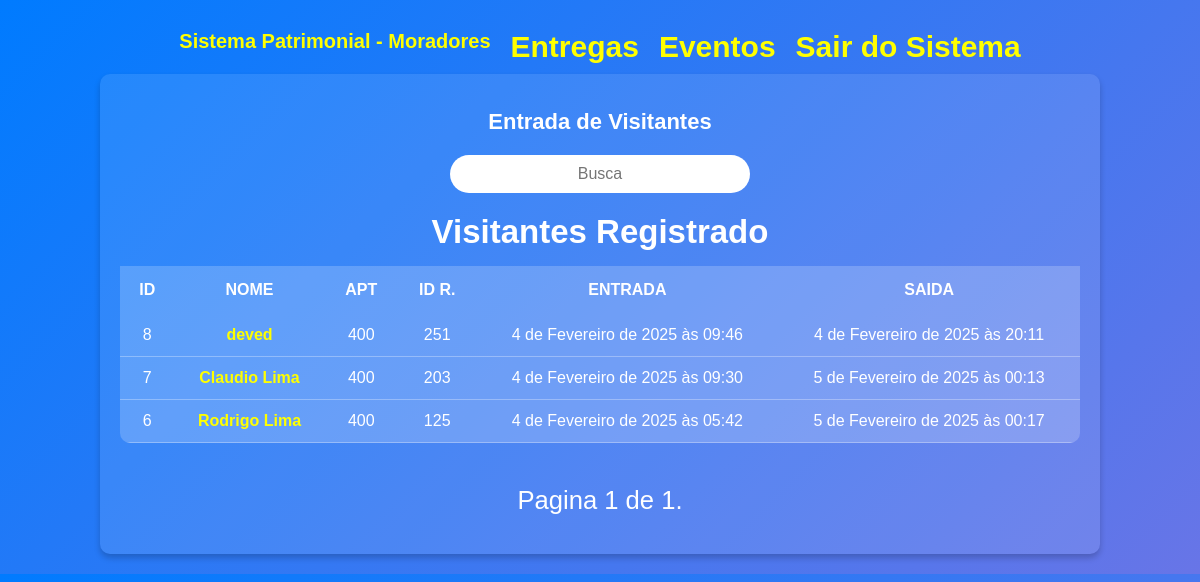
Before: /moradores/ (signed in) with the older database file.
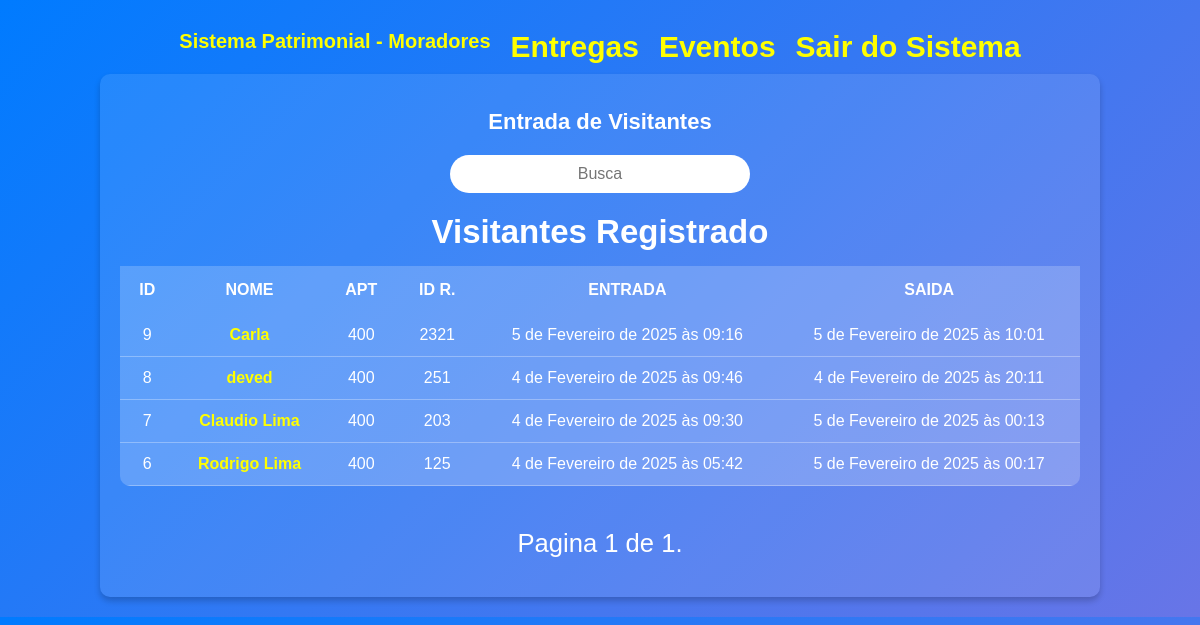
After: the same page with the newer database file.
### contact/models.py (models this page shows, shortened)
class Visitante(models.Model):
    nome = models.CharField(max_length=254)
    apartamento = models.ForeignKey(Apartamento,
                                    on_delete=models.SET_NULL,
                                    blank=True, null=True
                                     )
    categoria = models.ForeignKey(Categoria,
                                    on_delete=models.SET_NULL,
                                    blank=True, null=True
                                     )
    autorizador = models.ForeignKey(User, on_delete=models.SET_NULL,
                                    blank=True, null=True
                                     )
    data_entrada = models.DateTimeField(default=timezone.now)
    id_registro = models.CharField(max_length=50)
    obs = models.TextField(blank=True)
    saida = models.DateTimeField(null=True, blank=True)

class Apartamento(models.Model):
    numero_apartamento = models.CharField(max_length=50)
    anda = models.CharField(max_length=50)
    def __str__(self) -> str:
        return self.numero_apartamento

### moradores/views.py (the view)
# urls.py: path('', views.indexMoradores, name='indexMoradores' ),
@morador_required
def indexMoradores(request):
    morador = request.user.moradore
    visitantes = Visitante.objects.filter(apartamento=morador.apartamento).order_by('-id')
    paginator = Paginator(visitantes, 10)
    page_number = request.GET.get("page")
    page_obj = paginator.get_page(page_number)
    return render(request, 'moradores/index.html', {'page_obj': page_obj})

### moradores/views.py (called while the page is built)
def morador_required(view_func):
    @wraps(view_func)
    @login_required(login_url='moradores:login_views_moradores')  # Exige login
    def _wrapped_view(request, *args, **kwargs):
        if not hasattr(request.user, 'moradore'):  # Se não for morador
            messages.error(request, 'Acesso negado! Somente moradores podem acessar esta área.')
            return redirect('moradores:login_views_moradores')  # Redireciona para a página inicial ou login dos porteiros
        return view_func(request, *args, **kwargs)
    return _wrapped_view

### moradores/templates/moradores/index.html (shortened to what this page needs)
<!DOCTYPE html>
<html lang="pt-BR">
    {% include "cabecario/_base.html" %}
<body>
    {% include "cabecario/menu.html" %}
    <div class="responsive-table">
        <table class="contacts-table">
            <caption class="table-caption" >
                Entrada de Visitantes
                <div class="search">
                    <form action="{% url 'moradores:busca_visitante' %}"
                    method="GET">
                        <input
                        type="text"
                        class="search-input"
                        placeholder="Busca"
                        id="busca_id"
                        name="q"
                        value="{{ request.GET.q.strip }}"
                        >
                    </form>
                </div>
                    <h2> Visitantes Registrado </h2>
            </caption>
            <thead>
                <tr class="table-row table-row-header">
                    <th class="table-header">ID</th>
                    <th class="table-header">Nome</th>
                    <th class="table-header">APT</th>
                    <th class="table-header">ID R.</th>
                    <th class="table-header">Entrada</th>
                    <th class="table-header">Saida</th>
                </tr>
            </thead>
            <tbody>
                {% for visitante in page_obj %}
                  <tr class="table-row">
                    <td class="table-cel">
                        {{ visitante.id }}
                    </td>
                    <td class="table-cel">
                        <a href=" {% url 'moradores:visitante_id' visitante.id %} "
                        class="table-link"
                        >
                            {{ visitante.nome }}
                        </a>
                    </td>
                    <td class="table-cel">
                        {{ visitante.apartamento }}
                    </td>
                    <td class="table-cel">
                        {{ visitante.id_registro }}
                    </td>
                    <td class="table-cel">
                        {{ visitante.data_entrada }}
                    </td>
                    <td class="table-cel">
                        {{ visitante.saida }}
                    </td>
                  </tr>
                {% endfor %}
            </tbody>
        </table>
        {% include "cabecario/_pagination.html" %}
    </div>
</body>
</html>

### moradores/templates/cabecario/_base.html (shortened to what this page needs)
<head>
</head>

### moradores/templates/cabecario/menu.html
    {% if user.is_authenticated %}
    <ul class="menu">
        <li class="menu-item"> <a href="{% url 'moradores:indexMoradores' %}" class="menu-link"> Sistema Patrimonial - Moradores</a> </li>
        <li class="menu-item">
            <a href="{% url "moradores:entregas" %}" class="menu-link">
                <h2>Entregas</h2>
            </a>
        </li>
        <li class="menu-item">
            <a href="{% url "moradores:eventos" %}" class="menu-link">
                <h2>Eventos</h2>
            </a>
        </li>
        <li class="menu-item">
            <a href="{% url "moradores:login_views_moradores" %}" class="menu-link">
                <h2  >Sair do Sistema</h2>
            </a>
        </li>
    </ul>
    {% else %}
        <h1 class="header-heading">
            Bem vindo ao Sistema
        </h1>
    {% endif %}

### moradores/templates/cabecario/_pagination.html (shortened to what this page needs)
{% if page_obj %}
    <div class="pagination">
        <span class="step-links">
            <span class="current">
                Pagina {{ page_obj.number }} de {{ page_obj.paginator.num_pages }}.
            </span>
        </span>
    </div>
{% endif %}

### moradores/templates/cabecario/_base.html (style rules this page uses)
:root { --spacing: 1.5rem; --link-dark-color: rgb(255, 255, 255); --link-light-color: rgb(156, 217, 255); --clr-white: rgb(245, 245, 255); --clr-black: rgb(0, 0, 30); --clr-light-gray: rgb(230, 230, 245); --clr-dark-shadow-5: rgba(0, 0, 10, 5%); --clr-dark-shadow-10: rgba(0, 0, 10, 10%); --clr-dark-shadow-20: rgba(0, 0, 10, 20%); --clr-light-shadow-5: rgba(200, 200, 255, 5%); --clr-light-shadow-10: rgba(200, 200, 255, 10%); --clr-light-shadow-20: rgba(200, 200, 255, 20%); --main-page-width: 120rem; --table-min-width: 60rem; --biggest-font-size: 5rem; --bigger-font-size: 4rem; --big-font-size: 3.2rem; --medium-font-size: 2.4rem; --small-font-size: 1.6rem; --smaller-font-size: 1.4rem; --smallest-font-size: 1.2rem; --transition-fast: 300ms; --transition-medium: 600ms; --transition-slow: 1s; --default-border-radius: 4px; }
* { margin: 0; padding: 0; box-sizing: border-box; font-family: Arial, sans-serif; }
body { background: linear-gradient(135deg, #007bff,rgb(104, 117, 231)); color: #fff; text-align: center; padding: 20px; }
.menu { display: flex; justify-content: center; gap: 20px; padding: 10px 0; }
.menu-item { list-style: none; }
.menu-link { color: #ff0; text-decoration: none; font-size: 20px; font-weight: bold; }
.responsive-table { max-width: 1000px; margin: auto; background: rgba(255, 255, 255, 0.1); padding: 20px; border-radius: 10px; box-shadow: 0px 4px 6px rgba(0, 0, 0, 0.2); overflow-x: auto; }
.contacts-table { width: 100%; border-collapse: collapse; border-radius: 10px; overflow: hidden; min-width: 600px; }
.table-caption { font-size: 22px; font-weight: bold; padding: 15px; }
.table-header { padding: 15px; text-transform: uppercase; font-weight: bold; }
.table-row { background: rgba(255, 255, 255, 0.2); transition: 0.3s; }
.table-cel { padding: 12px; border-bottom: 1px solid rgba(255, 255, 255, 0.3); word-break: break-word; }
.table-link { color: #ff0; text-decoration: none; font-weight: bold; }
.search { margin: 20px 0; text-align: center; }
.search-input { padding: 10px; width: 100%; max-width: 300px; border-radius: 20px; border: none; outline: none; text-align: center; font-size: 16px; }
.pagination { margin-top: var(--spacing); display: flex; justify-content: center; padding: calc(var(--spacing) * 0.8); font-size: var(--small-font-size); }
.pagination .step-links { display: flex; gap: calc(var(--spacing) * 0.8); }

Changed rows visible on the page:
added Visitante: id "9", nome "Carla", apartamento "400", id_registro "2321", data_entrada "5 de Fevereiro de 2025 às 09:16", saida "5 de Fevereiro de 2025 às 10:01"
